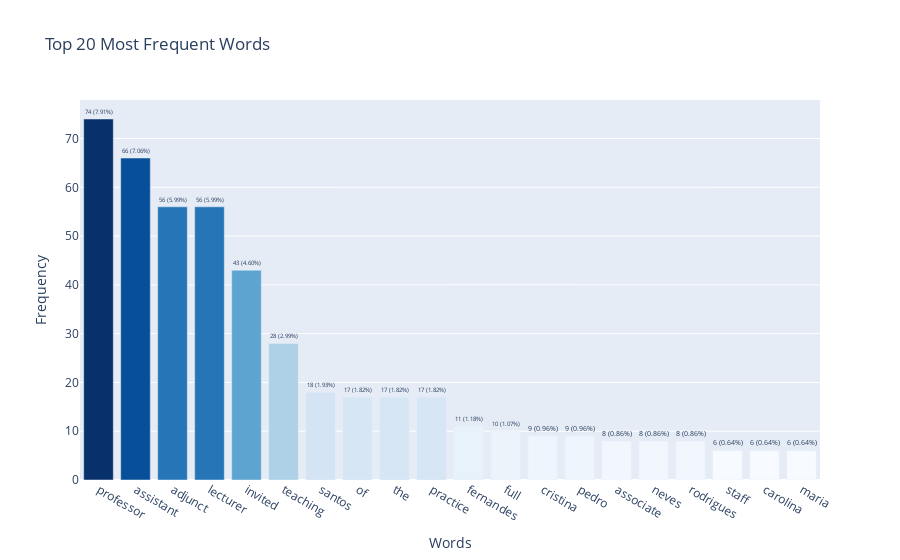

Notebook source saved alongside this figure:
### Code cell
du.bar_plot_word_frequency(
    cleaned_bs_teachingstaff,
    doc_types_to_include=["teaching_staff"],
    top_n=20
)

### Figure 1 — Plotly figure (JSON) as saved in the notebook; plotly's stock layout.template omitted (floating-point values rounded to 4 significant figures)
{"data": [{"hovertemplate": "Word=%{x}<br>Frequency=%{marker.color}<br>text=%{text}<extra></extra>", "legendgroup": "", "marker": {"color": [74, 66, 56, 56, 43, 28, 18, 17, 17, 17, 11, 10, 9, 9, 8, 8, 8, 6, 6, 6], "coloraxis": "coloraxis", "pattern": {"shape": ""}}, "name": "", "orientation": "v", "showlegend": false, "text": ["74 (7.91%)", "66 (7.06%)", "56 (5.99%)", "56 (5.99%)", "43 (4.60%)", "28 (2.99%)", "18 (1.93%)", "17 (1.82%)", "17 (1.82%)", "17 (1.82%)", "11 (1.18%)", "10 (1.07%)", "9 (0.96%)", "9 (0.96%)", "8 (0.86%)", "8 (0.86%)", "8 (0.86%)", "6 (0.64%)", "6 (0.64%)", "6 (0.64%)"], "textposition": "outside", "type": "bar", "x": ["professor", "assistant", "adjunct", "lecturer", "invited", "teaching", "santos", "of", "the", "practice", "fernandes", "full", "cristina", "pedro", "associate", "neves", "rodrigues", "staff", "carolina", "maria"], "xaxis": "x", "y": [74, 66, 56, 56, 43, 28, 18, 17, 17, 17, 11, 10, 9, 9, 8, 8, 8, 6, 6, 6], "yaxis": "y"}], "layout": {"bargap": 0.2, "barmode": "relative", "coloraxis": {"colorbar": {"title": {"text": "Frequency"}}, "colorscale": [[0, "rgb(247,251,255)"], [0.125, "rgb(222,235,247)"], [0.25, "rgb(198,219,239)"], [0.375, "rgb(158,202,225)"], [0.5, "rgb(107,174,214)"], [0.625, "rgb(66,146,198)"], [0.75, "rgb(33,113,181)"], [0.875, "rgb(8,81,156)"], [1, "rgb(8,48,107)"]], "showscale": false}, "legend": {"tracegroupgap": 0}, "title": {"text": "Top 20 Most Frequent Words"}, "xaxis": {"anchor": "y", "domain": [0, 1], "title": {"text": "Words"}}, "yaxis": {"anchor": "x", "domain": [0, 1], "title": {"text": "Frequency"}}}}
